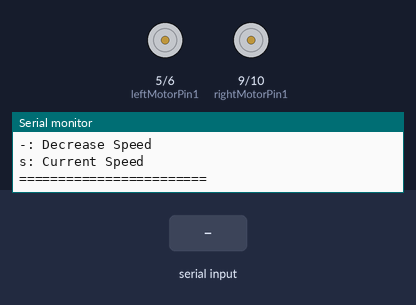
Bench run of a sketch on a simulated Arduino Uno, built with avr-gcc and run on an emulated ATmega328P. Parts: motor-driver pin pairs drawn as motors (green arrow = first pin HIGH = forward, orange = second pin HIGH = backward, longer = more drive), the last lines printed to the serial monitor. Inputs (shaded band) come from the test bench.

Above: at 1.3 s.
1.4 s: "t" received over Serial
At 2.1 s:
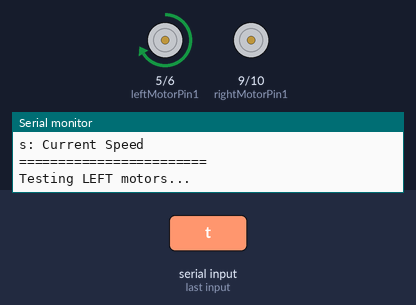
4.4 s: "1" received over Serial
At 5.6 s:
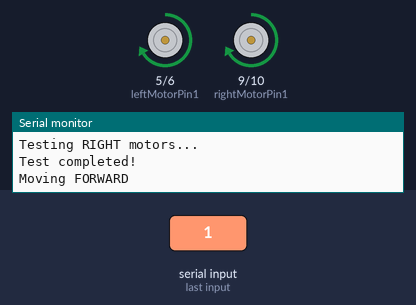
5.9 s: "2" received over Serial
At 6.8 s:
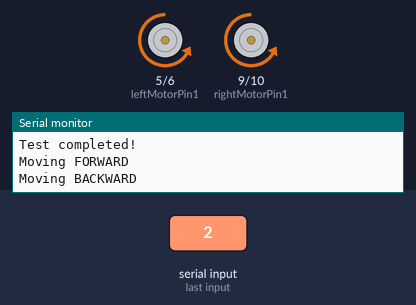
7.4 s: "3" received over Serial
At 7.9 s:
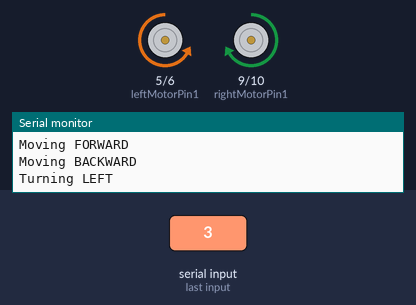
8.9 s: "4" received over Serial
At 10.1 s:
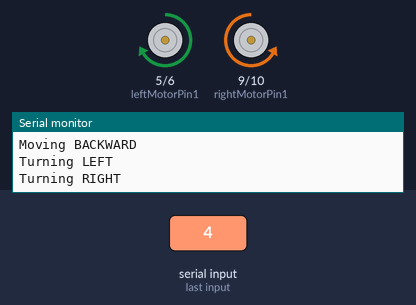
10.4 s: byte 32 (' ') received over Serial
At 11.4 s:
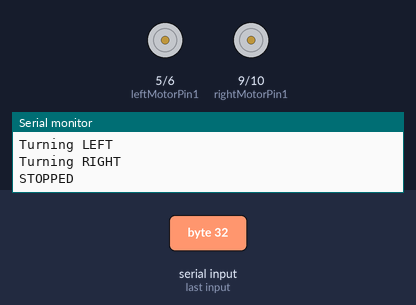
Timing chart, 0 to 12.9 s (numbered marks = the images above; inputs shaded):
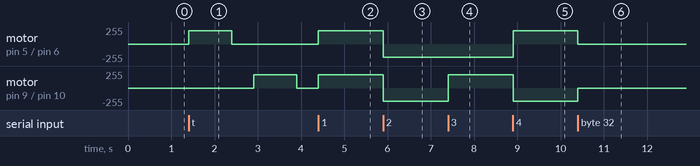

The sketch:

robot.ino
```cpp
// Motor control pins for L293D
const int leftMotorPin1 = 5;   // IN1 - Controls left motors direction
const int leftMotorPin2 = 6;   // IN2 - Controls left motors direction
const int rightMotorPin1 = 9;  // IN3 - Controls right motors direction
const int rightMotorPin2 = 10; // IN4 - Controls right motors direction

// Motor speed (PWM values 0-255)
int motorSpeed = 200; // Adjust this value for speed control

void setup() {
  // Initialize motor control pins as outputs
  pinMode(leftMotorPin1, OUTPUT);
  pinMode(leftMotorPin2, OUTPUT);
  pinMode(rightMotorPin1, OUTPUT);
  pinMode(rightMotorPin2, OUTPUT);

  // Stop all motors initially
  stopMotors();

  // Initialize serial communication
  Serial.begin(9600);
  Serial.println("=== 4-MOTOR CAR CONTROL ===");
  Serial.println("1: Forward");
  Serial.println("2: Backward");
  Serial.println("3: Left Turn");
  Serial.println("4: Right Turn");
  Serial.println("0: Stop");
  Serial.println("+: Increase Speed");
  Serial.println("-: Decrease Speed");
  Serial.println("s: Current Speed");
  Serial.println("========================");
}

void loop() {
  if (Serial.available() > 0) {
    char command = Serial.read();

    // Execute command based on serial input
    switch(command) {
      case '1': // Forward - all motors forward
        moveForward();
        Serial.println("Moving FORWARD");
        break;

      case '2': // Backward - all motors backward
        moveBackward();
        Serial.println("Moving BACKWARD");
        break;

      case '3': // Left - right motors forward, left motors backward
        turnLeft();
        Serial.println("Turning LEFT");
        break;

      case '4': // Right - left motors forward, right motors backward
        turnRight();
        Serial.println("Turning RIGHT");
        break;

      case '0': // Stop - all motors off
      case ' ':
        stopMotors();
        Serial.println("STOPPED");
        break;

      case '+': // Increase speed
        motorSpeed = min(255, motorSpeed + 20);
        Serial.print("Speed increased to: ");
        Serial.println(motorSpeed);
        break;

      case '-': // Decrease speed
        motorSpeed = max(0, motorSpeed - 20);
        Serial.print("Speed decreased to: ");
        Serial.println(motorSpeed);
        break;

      case 's': // Show current speed
        Serial.print("Current speed: ");
        Serial.println(motorSpeed);
        break;

      case 't': // Test all motors
        testMotors();
        break;

      default:
        Serial.println("Invalid command! Use: 1,2,3,4,0,+,-,s,t");
        break;
    }
  }
}

void moveForward() {
  // Left motors forward
  analogWrite(leftMotorPin1, motorSpeed);
  digitalWrite(leftMotorPin2, LOW);

  // Right motors forward
  analogWrite(rightMotorPin1, motorSpeed);
  digitalWrite(rightMotorPin2, LOW);
}

void moveBackward() {
  // Left motors backward
  digitalWrite(leftMotorPin1, LOW);
  analogWrite(leftMotorPin2, motorSpeed);

  // Right motors backward
  digitalWrite(rightMotorPin1, LOW);
  analogWrite(rightMotorPin2, motorSpeed);
}

void turnLeft() {
  // Left motors backward (makes sharp left turn)
  digitalWrite(leftMotorPin1, LOW);
  analogWrite(leftMotorPin2, motorSpeed);

  // Right motors forward
  analogWrite(rightMotorPin1, motorSpeed);
  digitalWrite(rightMotorPin2, LOW);
}

void turnRight() {
  // Left motors forward
  analogWrite(leftMotorPin1, motorSpeed);
  digitalWrite(leftMotorPin2, LOW);

  // Right motors backward (makes sharp right turn)
  digitalWrite(rightMotorPin1, LOW);
  analogWrite(rightMotorPin2, motorSpeed);
}

void stopMotors() {
  // Stop all motors
  digitalWrite(leftMotorPin1, LOW);
  digitalWrite(leftMotorPin2, LOW);
  digitalWrite(rightMotorPin1, LOW);
  digitalWrite(rightMotorPin2, LOW);
}

void testMotors() {
  Serial.println("Testing LEFT motors...");
  analogWrite(leftMotorPin1, motorSpeed);
  digitalWrite(leftMotorPin2, LOW);
  delay(1000);
  stopMotors();
  delay(500);

  Serial.println("Testing RIGHT motors...");
  analogWrite(rightMotorPin1, motorSpeed);
  digitalWrite(rightMotorPin2, LOW);
  delay(1000);
  stopMotors();
  delay(500);

  Serial.println("Test completed!");
}
```

Measured:
- after the input at 1.4 s, motor on pin 5 (leftMotorPin1) / pin 6 (leftMotorPin2): stopped → forward 200/255 at once, → stopped 1.0 s later; motor on pin 9 (rightMotorPin1) / pin 10 (rightMotorPin2): stopped → forward 200/255 after 1.5 s, → stopped 1.0 s later
- after the input at 4.4 s, motor on pin 5 (leftMotorPin1) / pin 6 (leftMotorPin2), motor on pin 9 (rightMotorPin1) / pin 10 (rightMotorPin2): stopped → forward 200/255 at once
- after the input at 5.9 s, motor on pin 5 (leftMotorPin1) / pin 6 (leftMotorPin2), motor on pin 9 (rightMotorPin1) / pin 10 (rightMotorPin2): forward 200/255 → backward 200/255 at once
- after the input at 7.4 s, motor on pin 9 (rightMotorPin1) / pin 10 (rightMotorPin2): backward 200/255 → forward 200/255 at once
- after the input at 8.9 s, motor on pin 5 (leftMotorPin1) / pin 6 (leftMotorPin2): backward 200/255 → forward 200/255 at once; motor on pin 9 (rightMotorPin1) / pin 10 (rightMotorPin2): forward 200/255 → backward 200/255 at once
- after the input at 10.4 s, motor on pin 5 (leftMotorPin1) / pin 6 (leftMotorPin2): forward 200/255 → stopped at once; motor on pin 9 (rightMotorPin1) / pin 10 (rightMotorPin2): backward 200/255 → stopped at once
